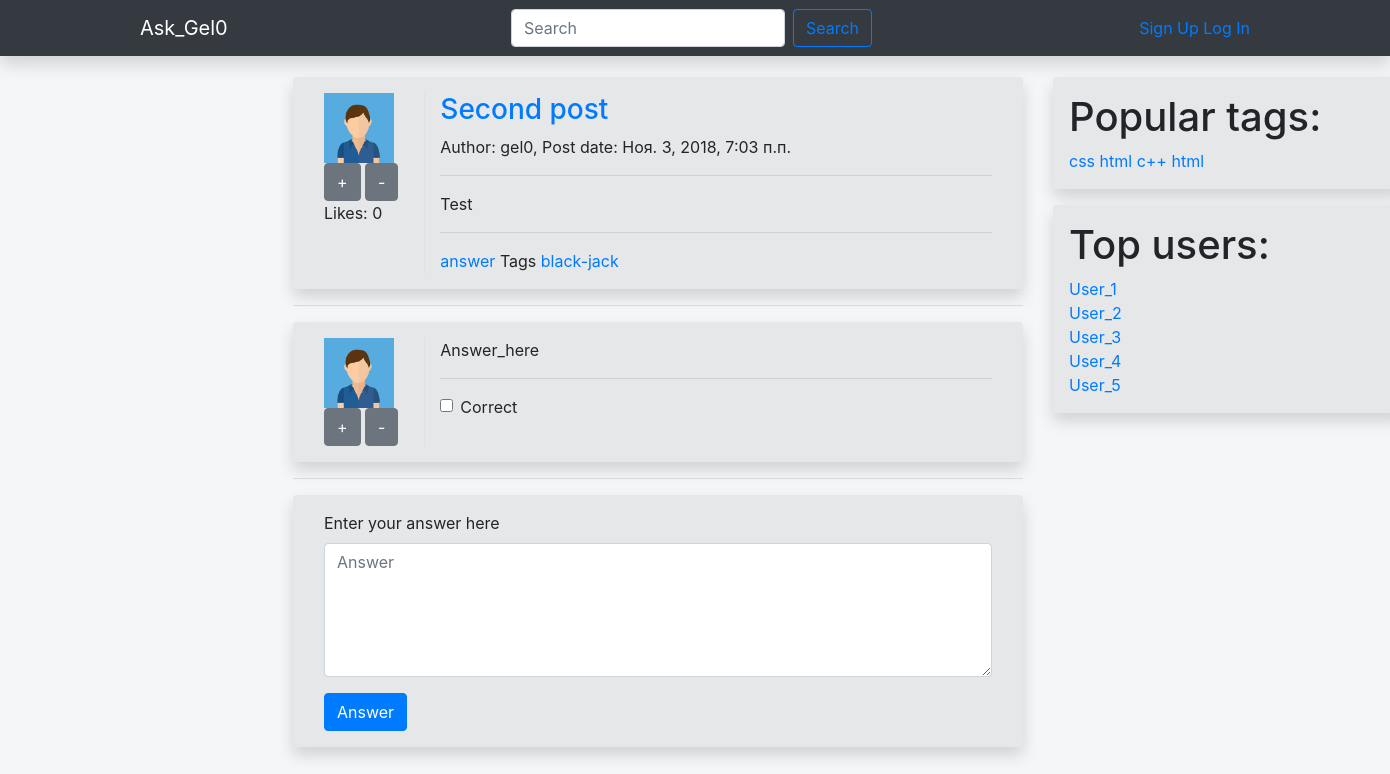
Page /question/4/ on the earlier database version.
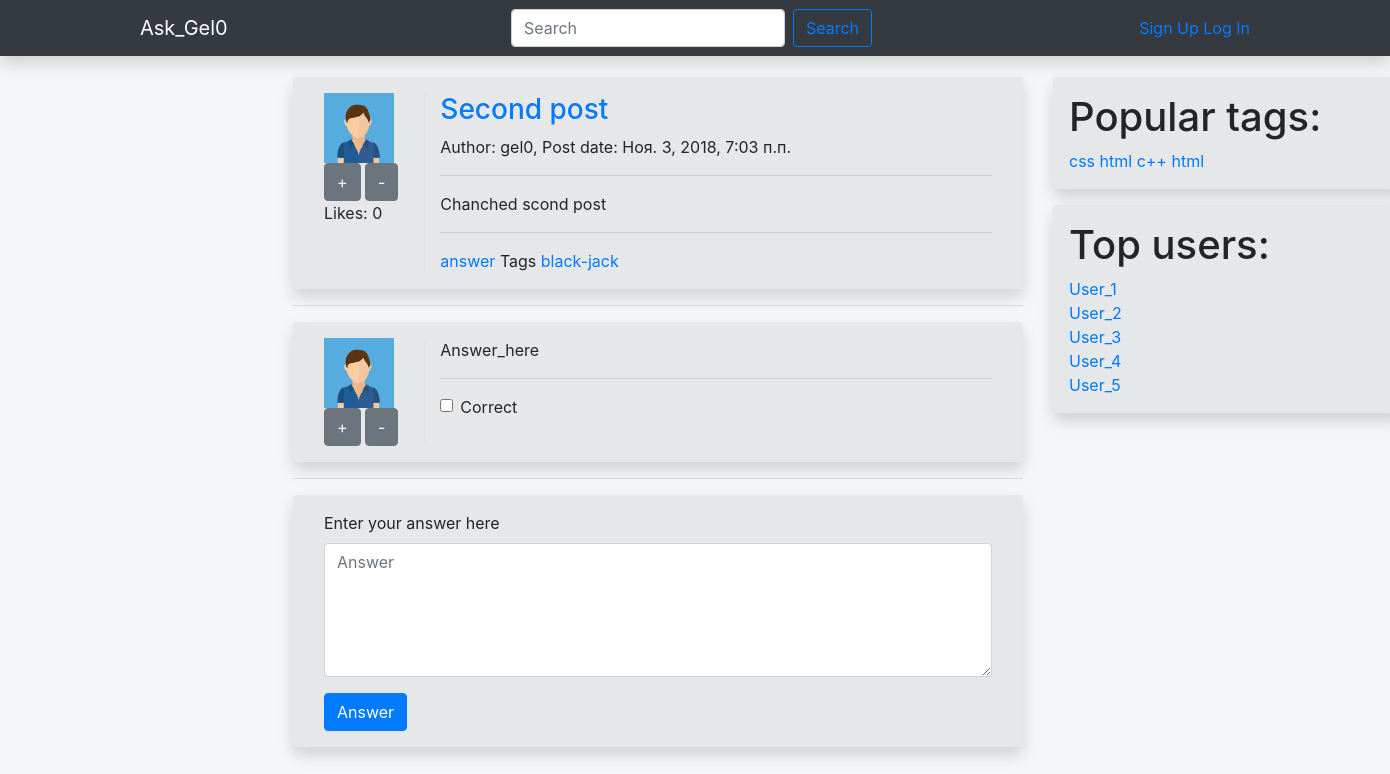
Same page on the later database version.
### Ask_Gel0/models.py (models this page shows, shortened)
class Post(models.Model):
    author = models.ForeignKey('auth.User', on_delete=models.CASCADE)
    title = models.CharField(max_length=200)
    text = models.TextField()
    tags = models.ManyToManyField('Tag', related_name='posts')
    likes = models.IntegerField(default=0)
    created_date = models.DateTimeField(default=timezone.now)
    answers = models.ManyToManyField('Answer', related_name='post_answers')
    objects = PostManager()

### Ask_Gel0/views.py (the view)
# urls.py: url(r'^question/(?P<pk>\d+)/$', views.post_detail, name='post_detail'),
def post_detail(request, pk):
    post = get_object_or_404(Post, pk=pk)
    return render(request, 'Ask_Gel0/question.html', {'post': post})

### Ask_Gel0/templates/Ask_Gel0/question.html
{% extends 'Ask_Gel0/base.html' %}
{% load static %}
{% block content %}
	<div class="row content shadow p-3 mb-3 rounded">
		<div class="col-2 border-right">
		    <img src="{%static 'images/avatar.jpeg'%}" width="70" height="70" alt="avatar" class="avatar">
		    <button type="button" class="btn btn-secondary">+</button>
		    <button type="button" class="btn btn-secondary">-</button>
		    <p>Likes: {{ post.likes }}</p>
		</div>
		<div class="col-10">
		    <a href="{% url 'post_detail' pk=post.pk %}"><h3> {{ post.title }}</h3></a>
		   	<p>Author: {{ post.author }}, Post date: {{ post.created_date }}</p>
		   	<hr>
		    {{ post.text }}
		    <hr>
		    <a href="">answer</a> Tags <a href="">black-jack</a> <a href=""></a>
	    </div>
	</div>
	<hr>
	<div class="row content shadow p-3 mb-3 rounded">
		<div class="col-2 border-right">
		    <img src="{%static 'images/avatar.jpeg'%}" width="70" height="70" alt="avatar" class="avatar">
		    <button type="button" class="btn btn-secondary">+</button>
		    <button type="button" class="btn btn-secondary">-</button>
		</div>
			<div class="col-10">
			    <p>Answer_here</p>
			    <hr>
				<div class="form-group form-check">
				    <input type="checkbox" class="form-check-input" id="exampleCheck1">
				    <label class="form-check-label" for="exampleCheck1">Correct</label>
			  </div>
		    </div>
	</div>
	<hr>
	<div class="row content shadow p-3 mb-3 rounded">
		<div class="col">
			<div class="form-group">
            <label>Enter your answer here</label><br>
            <textarea  id='Text' class='form-control'rows="5" maxlength="300" placeholder="Answer"></textarea>
        </div>
        <button type="submit" class="btn btn-primary">Answer</button>
		</div>
	</div>
{% endblock %}

Differences in the rows shown:
changed Post "Second post": text "Test" → "Chanched scond post"
